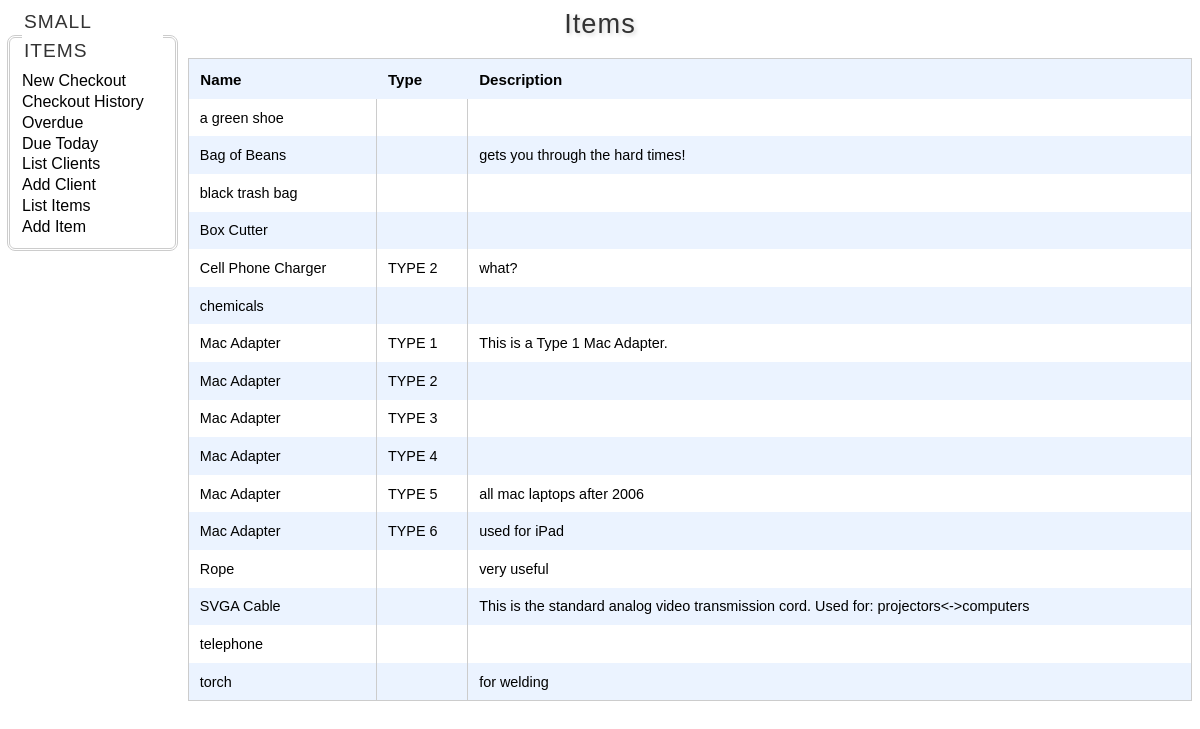
The page /listitems.php on the database its author committed.
### tables this page shows
CREATE TABLE IF NOT EXISTS `item` (
  `name` varchar(25) NOT NULL,
  `descr` text,
  `type` enum('TYPE 1','TYPE 2','TYPE 3','TYPE 4','TYPE 5','TYPE 6') DEFAULT NULL,
  `item_id` int(11) NOT NULL AUTO_INCREMENT,
  PRIMARY KEY (`item_id`)
);

### listitems.php (the view, shortened to what this page needs)
<?php
$r = mysql_query( "SELECT * FROM item ORDER BY name, type;" );
include 'start.php';
?>
<body>
<h1>Items</h1>
<?php include("menu.php"); ?>
<div id="wrapper">
	<table>
		<tr>
			<th>Name</th>
			<th>Type</th>
			<th>Description</th>
		</tr>
		<div id="item_tabledata">
			<?php
			$odd = 0;
			while( $row = mysql_fetch_array($r) )
			{
				if ( ($odd % 2) == 1)
					echo '<tr class = "odd">';
				else
					echo '<tr>';
				echo '<td>' . $row['name'] . '</td>';
				echo '<td>' . $row['type'] . '</td>';
				echo '<td>' . $row['descr'] . '</td>';
				echo '</tr>';
				$odd = $odd + 1;
			}
			?>
		</div>
	</table>
</div>
</body>
</html>

### style.css (style rules this page uses)
body { background-color: white; font-family: "Apple Gothic", "Segoe UI Semibold", Helvetica, sans-serif; }
h1 { text-align: center; text-shadow: lightgray 2px 2px 4px; font-weight:lighter; color:#333; letter-spacing:1px; font-size:1.7em; }
#wrapper { margin-right: 0; margin-left: 180px; font-family: "Apple Gothic", "Segoe UI Semibold", Helvetica, sans-serif; }

### itunestable.css (style rules this page uses)
table { font: 90% "Apple Gothic", "Segoe UI Semibold", Helvetica, sans-serif; color: #000; text-align: left; border-collapse: collapse; border: 1px solid #ccc; width: 100%; }
tr.odd { background-color: #ebf3ff; }
table th { font-size: 105%; color: #000; background: #ebf3ff repeat-x; height: 33px; }
tr { vertical-align: top; }
tr,th,td { padding: .75em; }
td { border-left: 1px solid #ccc; }

### rows shown on the page
item: name "a green shoe"
item: name "Bag of Beans", descr "gets you through the hard times!"
item: name "black trash bag"
item: name "Box Cutter"
item: name "Cell Phone Charger", type "TYPE 2", descr "what?"
item: name "chemicals"
item: name "Mac Adapter", type "TYPE 1", descr "This is a Type 1 Mac Adapter."
item: name "Mac Adapter", type "TYPE 2"
item: name "Mac Adapter", type "TYPE 3"
item: name "Mac Adapter", type "TYPE 4"
item: name "Mac Adapter", type "TYPE 5", descr "all mac laptops after 2006"
item: name "Mac Adapter", type "TYPE 6", descr "used for iPad"
item: name "Rope", descr "very useful"
item: name "SVGA Cable", descr "This is the standard analog video transmission cord. Used for: projectors<->computers"
item: name "telephone"
item: name "torch", descr "for welding"
